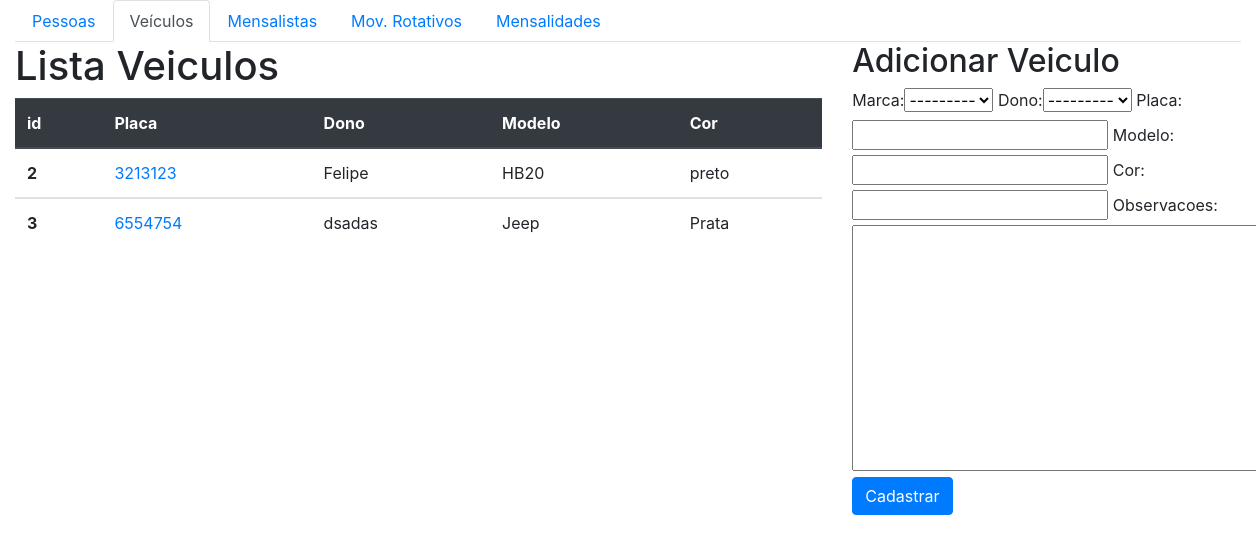
/core/veiculos/, run on an earlier commit of the app's database.
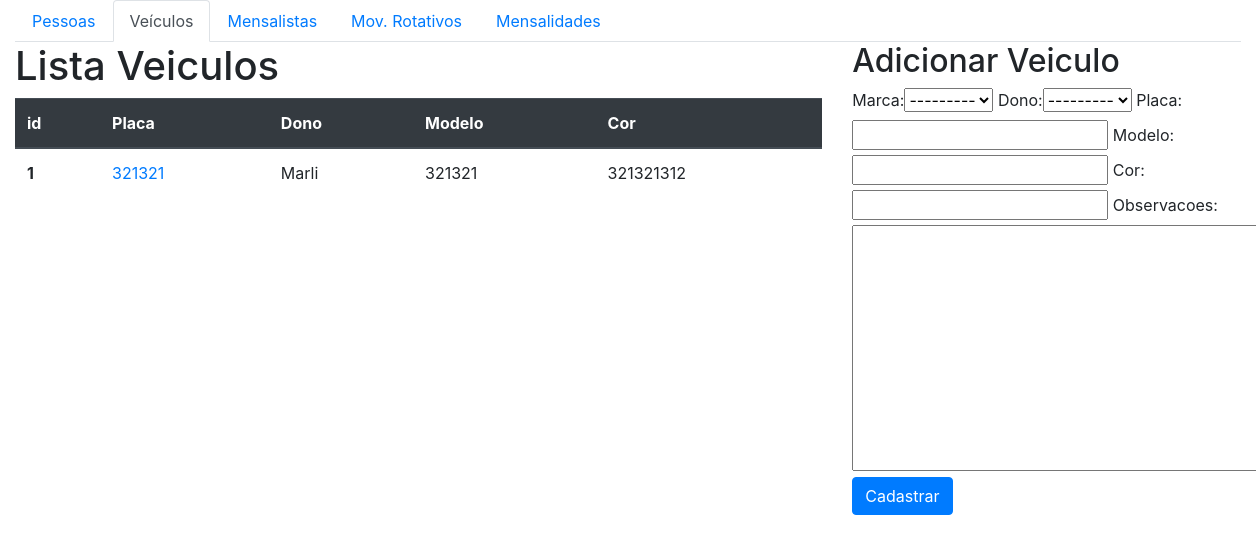
And on a later commit of the database.
### core/models.py (models this page shows, shortened)
class veiculo(models.Model):
    marca = models.ForeignKey(marca, on_delete=models.SET_NULL, null=True)
    dono = models.ForeignKey(pessoa, on_delete=models.SET_NULL, null=True)
    placa = models.CharField(max_length=7, null=True)
    modelo = models.CharField(max_length=30, null=True)
    cor = models.CharField(max_length=20, null=True)
    observacoes = models.TextField()

class pessoa(models.Model):
    nome = models.CharField(max_length=100)
    end = models.CharField(max_length=200)
    telefone = models.CharField(max_length=200)
    def __str__(self):
        return self.nome

### core/views.py (the view)
def lista_veiculos(request):
    veiculos = veiculo.objects.all()
    form = VeiculoForm()
    data = {'veiculos': veiculos, 'form': form}
    return render(request, 'core/lista_veiculos.html', data)

### core/forms.py
class VeiculoForm(ModelForm):
    class Meta:
        model = veiculo
        fields = '__all__'

### core/models.py (called while the page is built)
    def __str__(self):
        return self.nome

### core/templates/core/lista_veiculos.html (shortened to what this page needs)
<!DOCTYPE html>
{% extends 'base.html' %}
{% block main %}
{% load bootstrap %}
<html lang="en">
<head>
</head>
<body>
<ul class="nav nav-tabs">
    <li class="nav-item">
        <a class="nav-link" href="{% url 'core_lista_pessoas' %}">Pessoas</a>
    </li>
    <li class="nav-item">
        <a class="nav-link active" href="{% url 'core_lista_veiculos' %}">Veículos</a>
    </li>
    <li class="nav-item">
        <a class="nav-link" href="{% url 'core_lista_mensalistas' %}">Mensalistas</a>
    </li>
    <li class="nav-item">
        <a class="nav-link" href="{% url 'core_lista_movrot' %}">Mov. Rotativos</a>
    </li>
    <li class="nav-item">
        <a class="nav-link" href="{% url 'core_lista_movmen' %}">Mensalidades</a>
    </li>
</ul>
<div class="row">
    <div class="col-sm-8">
        <h1>Lista Veiculos</h1>
        <table class="table">
          <thead class="thead-dark">
            <tr>
              <th scope="col">id</th>
              <th scope="col">Placa</th>
              <th scope="col">Dono</th>
              <th scope="col">Modelo</th>
              <th scope="col">Cor</th>
            </tr>
          </thead>
          {% for veiculo in veiculos%}
          <tbody>
            <tr>
              <th scope="row">{{veiculo.id}}</th>
              <td><a href="{% url 'core_veiculo_update' veiculo.id%}">{{veiculo.placa}}</a></td>
              <td>{{veiculo.dono}}</td>
              <td>{{veiculo.modelo}}</td>
              <td>{{veiculo.cor}}</td>
            </tr>
          </tbody>
          {% endfor %}
        </table>
    </div>
    <div class="col-sm-4">
        <h2>Adicionar Veiculo</h2>
        <form action="{% url 'core_veiculo_novo'%} " method="POST">
            {{ form|bootstrap }}
            <button class="btn btn-primary type="submit"> Cadastrar </button>
        </form>
    </div>
</div>
{% endblock %}

### templates/base.html (shortened to what this page needs)
<!DOCTYPE html>
{% load static %}
{% load bootstrap %}
<html lang="pt-br">
<head>
    <link rel="stylesheet" href="{%static 'bootstrap/css/bootstrap.css' %}">
</head>
<body>
<div class="container-fluid">
    {% block main%}
    {% endblock %}
</div>
</body>
</html>

What changed in the data, as far as the page shows it:
removed veiculo: id "2", placa "3213123", dono "Felipe", modelo "HB20", cor "preto"
removed veiculo: id "3", placa "6554754", dono "dsadas", modelo "Jeep", cor "Prata"
added veiculo: id "1", placa "321321", dono "Marli", modelo "321321", cor "321321312"
